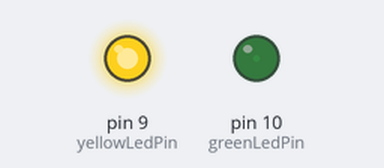
Recording of a sketch running on a simulated Arduino Uno, built with avr-gcc and run on an emulated ATmega328P. Parts: output pins drawn as LEDs (lit = HIGH).

Above: at 0.05 s.
At 0.65 s:
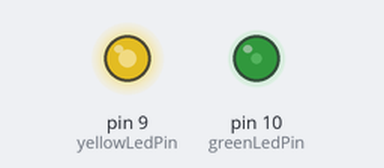
At 1.3 s:
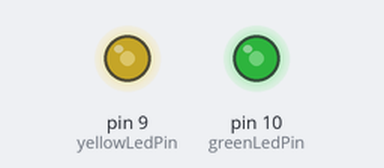
At 2.55 s:
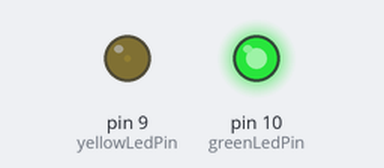
Timing chart, 0 to 5.9 s (numbered marks = the images above):
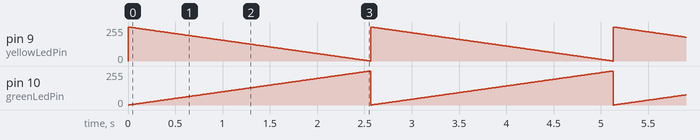

Measured:
- by itself, pin 9 (yellowLedPin): ramps from 255/255 to 0/255 and jumps back, once every 2.6 s
- by itself, pin 10 (greenLedPin): ramps from 0/255 to 255/255 and jumps back, once every 2.6 s

The sketch:

4C.ino
```cpp
int greenLedPin = 10;
int yellowLedPin = 9;

void setup(){
  pinMode(greenLedPin, OUTPUT);
  pinMode(yellowLedPin, OUTPUT);
}

void loop(){
  for (int brightness = 0; brightness < 256; brightness++){
    analogWrite(greenLedPin, brightness);
    analogWrite(yellowLedPin, 255 - brightness);
    delay(10);
  }
}
```
